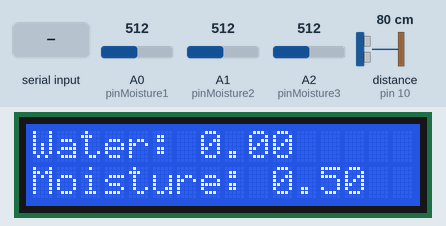
Simulated run of this sketch. Board: Arduino Uno, built with avr-gcc and run on an emulated ATmega328P. On the bench: 16×2 character LCD. Wiring (inferred from the names in the program): ultrasonic range finder: trigger pin 9; echo pin 10. The inputs (shaded band) are chosen by the test bench; at power-on: distance to the obstacle (sensor on pin 10) 80 cm, A0 (pinMoisture1) = 512, A1 (pinMoisture2) = 512, A2 (pinMoisture3) = 512. The echo pulse lasts 58.3 µs per cm; what the sketch prints to the serial monitor is not drawn.

Above: at 1.2 s.
1.3 s: distance to the obstacle (sensor on pin 10) set to 4 cm
At 1.7 s:
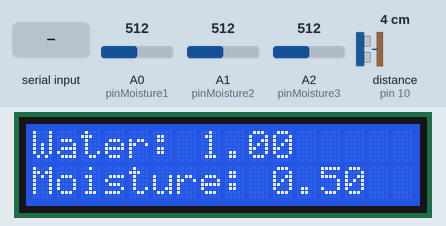
4.3 s: distance to the obstacle (sensor on pin 10) set to 18 cm
At 5.0 s:
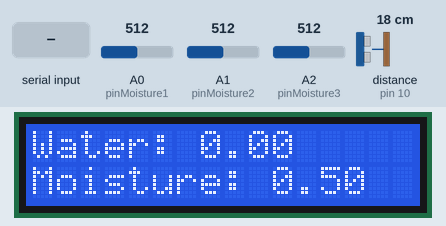
7.3 s: "Time=\n" received over Serial
10.3 s: "90,45,200\n" received over Serial
13.3 s: A0 (pinMoisture1) set to 716
At 14.4 s:
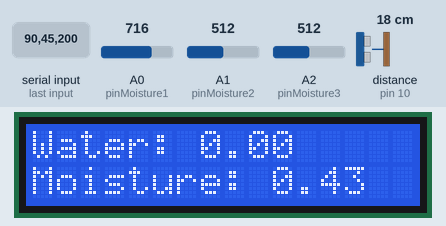
16.3 s: "Time=\n" received over Serial
Timing chart, 0 to 19.3 s (numbered marks = the images above; inputs shaded):
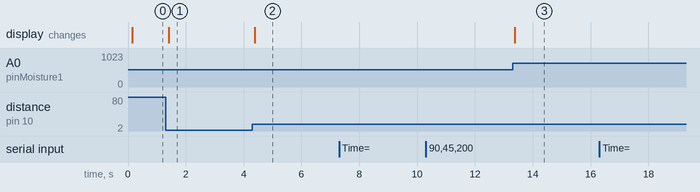

Measured:
- after the input at 1.3 s, the display: changes after 0.11 s (image 1)
- after the input at 4.3 s, the display: changes after 0.08 s (image 2)
- after the input at 7.3 s, every drawn part: stays the same
- after the input at 10.3 s, every drawn part: stays the same
- after the input at 13.3 s, the display: changes after 0.08 s (image 3)
- after the input at 16.3 s, every drawn part: stays the same

The sketch:

jarduino.ino
```cpp
#include <LiquidCrystal.h>

const int rs = 12, en = 11, d4 = 5, d5 = 4, d6 = 3, d7 = 2;
LiquidCrystal lcd(rs, en, d4, d5, d6, d7);

float waterLevel;
float moistureLevel;

unsigned long offsetHours, offsetMinutes, offsetSeconds;
unsigned long offsetInput, offsetNow;

int days, hours, minutes, seconds;

void setup() {
  Serial.begin(9600);
  lcd.begin(16, 2);
  lcd.setCursor(0, 0);
  lcd.print("1234567890ABCDEF");
  lcd.setCursor(0, 1);
  lcd.print("1234567890ABCDEF");
}

void loop() {
  listenCommand();
  updateClock();
  measureWaterLevel();
  measureMoistureLevel();
  updateDisplay();
}

void listenCommand()
{
  if(Serial.available())
  {
    String command = Serial.readStringUntil('\r\n');
    //Set like this: Time=19:45:15
    if(command.indexOf("Time=")>=0)
    {
      offsetHours = (int) command.substring(5,7).toInt();
      offsetMinutes = (int) command.substring(8,10).toInt();
      offsetSeconds = (int) command.substring(11,13).toInt();
      offsetInput = (unsigned long)((offsetHours * 3600) + (offsetMinutes * 60) + (offsetSeconds)) * 1000;
      offsetNow = millis();
    }
  }
}

void updateClock()
{
  unsigned long now = millis();
  unsigned long offset = (unsigned long) (now - offsetNow);
  now = (unsigned long) (offsetInput + offset);

  float inputDays = (float) now / 1000.0;
  float fDays = (float) inputDays / 86400.0; //4102.626
  days = floor(fDays); //4102

  float inputHours = (float) inputDays - (days * 86400.0);
  float fHours = (float) inputHours / 3600.0;
  hours = floor(fHours);

  float inputMinutes = (float) inputHours - (hours * 3600.0);
  float fMinutes = (float) inputMinutes / 60.0;
  minutes = floor(fMinutes);

  float inputSeconds = (float) inputMinutes - (minutes * 60.0);
  seconds = round(inputSeconds);

  Serial.print("DateTime:");
  Serial.print(days);
  Serial.print("|");
  Serial.print(hours);
  Serial.print(":");
  Serial.print(minutes);
  Serial.print(":");
  Serial.print(seconds);
  Serial.println(".");
}

void updateDisplay()
{
  lcd.begin(16, 2);
  lcd.clear();
  lcd.setCursor(0, 0);
  lcd.print("Water:");
  lcd.print(" ");
  lcd.print(waterLevel);
  lcd.setCursor(0, 1);
  lcd.print("Moisture:");
  lcd.print(" ");
  lcd.print(moistureLevel);
}

void measureMoistureLevel()
{
  int pinMoisture1 = A0;
  int pinMoisture2 = A1;
  int pinMoisture3 = A2;

  int moistureValue1 = analogRead(pinMoisture1);
  int moistureValue2 = analogRead(pinMoisture2);
  int moistureValue3 = analogRead(pinMoisture3);

  float moistureLevel1 = ((float) moistureValue1 - 1023) / ( (float) 0 - 1023);
  float moistureLevel2 = ((float) moistureValue2 - 1023) / ( (float) 0 - 1023);
  float moistureLevel3 = ((float) moistureValue3 - 1023) / ( (float) 0 - 1023);

  moistureLevel = (moistureLevel1 + moistureLevel2 + moistureLevel3) / (float) 3;
  /*
  Serial.print("Moisture level1: ");
  Serial.println(moistureLevel1);
  Serial.print("Moisture level2: ");
  Serial.println(moistureLevel2);
  Serial.print("Moisture level3: ");
  Serial.println(moistureLevel3);

  Serial.print("Moisture level: ");
  Serial.println(moistureLevel);
  */
}

void measureWaterLevel()
{
  int pinTrig = 9;
  int pinEcho = 10;

  pinMode(pinTrig, OUTPUT); // Sets the pinTrig as an Output
  pinMode(pinEcho, INPUT); // Sets the pinEcho as an Input

  // Clears the pinTrig
  digitalWrite(pinTrig, LOW);
  delayMicroseconds(2);

  // Sets the pinTrig on HIGH state for 10 micro seconds
  digitalWrite(pinTrig, HIGH);
  delayMicroseconds(10);
  digitalWrite(pinTrig, LOW);

  long duration;
  int distance;

  // Reads the pinEcho, returns the sound wave travel time in microseconds
  duration = pulseIn(pinEcho, HIGH);

  // Calculating the distance
  distance= duration*0.034/2;

  const int minDistance = 3;
  const int maxDistance = 17;

  waterLevel = 1 - ((float) (distance - minDistance)) / ((float) (maxDistance - minDistance));

  //Cap the values
  if(waterLevel < 0)waterLevel = 0;
  if(waterLevel > 1)waterLevel = 1;
  /*
  Serial.print("Water level: ");
  Serial.println(waterLevel);
  */
}
```
